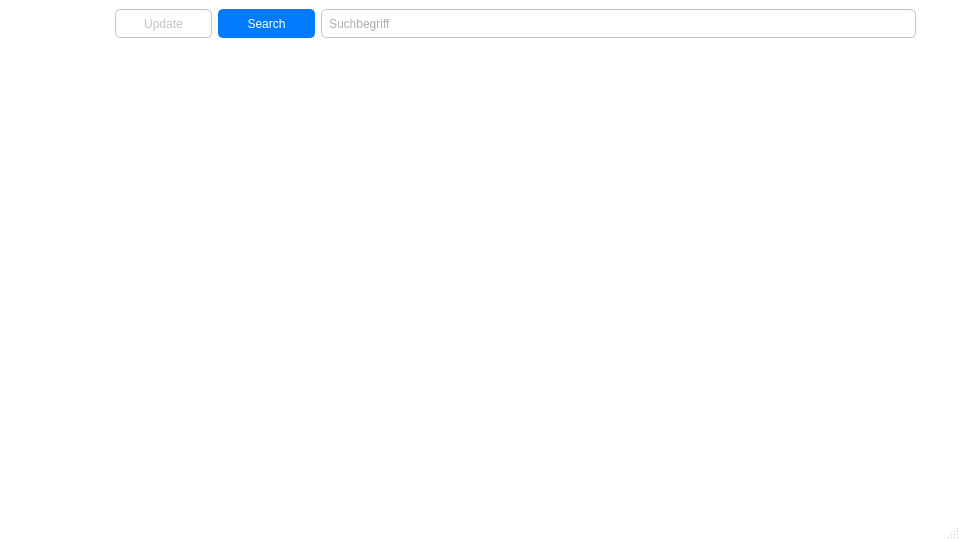
<?xml version="1.0" encoding="UTF-8"?>
<ui version="4.0">
 <class>MainWindow</class>
 <widget class="QMainWindow" name="MainWindow">
  <property name="enabled">
   <bool>true</bool>
  </property>
  <property name="geometry">
   <rect>
    <x>0</x>
    <y>0</y>
    <width>960</width>
    <height>540</height>
   </rect>
  </property>
  <property name="sizePolicy">
   <sizepolicy hsizetype="Expanding" vsizetype="Expanding">
    <horstretch>0</horstretch>
    <verstretch>0</verstretch>
   </sizepolicy>
  </property>
  <property name="windowTitle">
   <string>EFT-Quest Wiki</string>
  </property>
  <property name="styleSheet">
   <string notr="true">#MainWindow {
	background-color: rgb(255, 255, 255);
}
</string>
  </property>
  <property name="dockOptions">
   <set>QMainWindow::AllowNestedDocks|QMainWindow::AllowTabbedDocks|QMainWindow::AnimatedDocks</set>
  </property>
  <widget class="QWidget" name="centralwidget">
   <property name="enabled">
    <bool>true</bool>
   </property>
   <layout class="QGridLayout" name="gridLayout_3">
    <item row="0" column="0">
     <layout class="QGridLayout" name="gridLayout">
      <property name="sizeConstraint">
       <enum>QLayout::SetMaximumSize</enum>
      </property>
      <item row="1" column="2">
       <layout class="QGridLayout" name="gridLayout_2">
        <item row="1" column="0">
         <layout class="QHBoxLayout" name="horizontalLayout">
          <item>
           <widget class="QPushButton" name="btnUpdate">
            <property name="minimumSize">
             <size>
              <width>97</width>
              <height>29</height>
             </size>
            </property>
            <property name="cursor">
             <cursorShape>PointingHandCursor</cursorShape>
            </property>
            <property name="styleSheet">
             <string notr="true">QPushButton#btnUpdate {
	background-color: rgb(255,255,0255);
	height: 25px;
	border: 1px solid rgb(196, 196, 196);
	border-radius: 5px;
	color: rgb(196, 196, 196);
}

QPushButton#btnUpdate:hover {
    background-color: rgb(252, 186, 3);
	height: 25px;
	border: 1px solid rgb(252, 186, 3);
	border-radius: 5px;
	color: rgb(255,255,255);
}

QPushButton#btnUpdate:pressed {
    background-color: rgb(252, 186, 3);
	height: 25px;
	border: 1px solid rgb(252, 186, 3);
	border-radius: 5px;
	color: rgb(255,255,255);     
}
</string>
            </property>
            <property name="text">
             <string>Update</string>
            </property>
           </widget>
          </item>
          <item>
           <widget class="QPushButton" name="btnSearch">
            <property name="minimumSize">
             <size>
              <width>97</width>
              <height>0</height>
             </size>
            </property>
            <property name="palette">
             <palette>
              <active>
               <colorrole role="WindowText">
                <brush brushstyle="SolidPattern">
                 <color alpha="255">
                  <red>255</red>
                  <green>255</green>
                  <blue>255</blue>
                 </color>
                </brush>
               </colorrole>
               <colorrole role="Button">
                <brush brushstyle="SolidPattern">
                 <color alpha="255">
                  <red>0</red>
                  <green>123</green>
                  <blue>255</blue>
                 </color>
                </brush>
               </colorrole>
               <colorrole role="Text">
                <brush brushstyle="SolidPattern">
                 <color alpha="255">
                  <red>255</red>
                  <green>255</green>
                  <blue>255</blue>
                 </color>
                </brush>
               </colorrole>
               <colorrole role="ButtonText">
                <brush brushstyle="SolidPattern">
                 <color alpha="255">
                  <red>255</red>
                  <green>255</green>
                  <blue>255</blue>
                 </color>
                </brush>
               </colorrole>
               <colorrole role="Base">
                <brush brushstyle="SolidPattern">
                 <color alpha="255">
                  <red>0</red>
                  <green>123</green>
                  <blue>255</blue>
                 </color>
                </brush>
               </colorrole>
               <colorrole role="Window">
                <brush brushstyle="SolidPattern">
                 <color alpha="255">
                  <red>0</red>
                  <green>123</green>
                  <blue>255</blue>
                 </color>
                </brush>
               </colorrole>
               <colorrole role="HighlightedText">
                <brush brushstyle="SolidPattern">
                 <color alpha="255">
                  <red>0</red>
                  <green>179</green>
                  <blue>255</blue>
                 </color>
                </brush>
               </colorrole>
               <colorrole role="PlaceholderText">
                <brush brushstyle="NoBrush">
                 <color alpha="128">
                  <red>255</red>
                  <green>255</green>
                  <blue>255</blue>
                 </color>
                </brush>
               </colorrole>
              </active>
              <inactive>
               <colorrole role="WindowText">
                <brush brushstyle="SolidPattern">
                 <color alpha="255">
                  <red>255</red>
                  <green>255</green>
                  <blue>255</blue>
                 </color>
                </brush>
               </colorrole>
               <colorrole role="Button">
                <brush brushstyle="SolidPattern">
                 <color alpha="255">
                  <red>0</red>
                  <green>123</green>
                  <blue>255</blue>
                 </color>
                </brush>
               </colorrole>
               <colorrole role="Text">
                <brush brushstyle="SolidPattern">
                 <color alpha="255">
                  <red>255</red>
                  <green>255</green>
                  <blue>255</blue>
                 </color>
                </brush>
               </colorrole>
               <colorrole role="ButtonText">
                <brush brushstyle="SolidPattern">
                 <color alpha="255">
                  <red>255</red>
                  <green>255</green>
                  <blue>255</blue>
                 </color>
                </brush>
               </colorrole>
               <colorrole role="Base">
                <brush brushstyle="SolidPattern">
                 <color alpha="255">
                  <red>0</red>
                  <green>123</green>
                  <blue>255</blue>
                 </color>
                </brush>
               </colorrole>
               <colorrole role="Window">
                <brush brushstyle="SolidPattern">
                 <color alpha="255">
                  <red>0</red>
                  <green>123</green>
                  <blue>255</blue>
                 </color>
                </brush>
               </colorrole>
               <colorrole role="HighlightedText">
                <brush brushstyle="SolidPattern">
                 <color alpha="255">
                  <red>0</red>
                  <green>179</green>
                  <blue>255</blue>
                 </color>
                </brush>
               </colorrole>
               <colorrole role="PlaceholderText">
                <brush brushstyle="NoBrush">
                 <color alpha="128">
                  <red>255</red>
                  <green>255</green>
                  <blue>255</blue>
                 </color>
                </brush>
               </colorrole>
              </inactive>
              <disabled>
               <colorrole role="WindowText">
                <brush brushstyle="SolidPattern">
                 <color alpha="255">
                  <red>255</red>
                  <green>255</green>
                  <blue>255</blue>
                 </color>
                </brush>
               </colorrole>
               <colorrole role="Button">
                <brush brushstyle="SolidPattern">
                 <color alpha="255">
                  <red>0</red>
                  <green>123</green>
                  <blue>255</blue>
                 </color>
                </brush>
               </colorrole>
               <colorrole role="Text">
                <brush brushstyle="SolidPattern">
                 <color alpha="255">
                  <red>255</red>
                  <green>255</green>
                  <blue>255</blue>
                 </color>
                </brush>
               </colorrole>
               <colorrole role="ButtonText">
                <brush brushstyle="SolidPattern">
                 <color alpha="255">
                  <red>255</red>
                  <green>255</green>
                  <blue>255</blue>
                 </color>
                </brush>
               </colorrole>
               <colorrole role="Base">
                <brush brushstyle="SolidPattern">
                 <color alpha="255">
                  <red>0</red>
                  <green>123</green>
                  <blue>255</blue>
                 </color>
                </brush>
               </colorrole>
               <colorrole role="Window">
                <brush brushstyle="SolidPattern">
                 <color alpha="255">
                  <red>0</red>
                  <green>123</green>
                  <blue>255</blue>
                 </color>
                </brush>
               </colorrole>
               <colorrole role="HighlightedText">
                <brush brushstyle="SolidPattern">
                 <color alpha="255">
                  <red>0</red>
                  <green>179</green>
                  <blue>255</blue>
                 </color>
                </brush>
               </colorrole>
               <colorrole role="PlaceholderText">
                <brush brushstyle="NoBrush">
                 <color alpha="128">
                  <red>255</red>
                  <green>255</green>
                  <blue>255</blue>
                 </color>
                </brush>
               </colorrole>
              </disabled>
             </palette>
            </property>
            <property name="cursor">
             <cursorShape>PointingHandCursor</cursorShape>
            </property>
            <property name="styleSheet">
             <string notr="true">QPushButton#btnSearch {
	background-color: rgb(0,123,255);
	height: 25px;
	border: 2px solid rgb(0,123,255);
	border-radius: 5px;
	color: white;
}

QPushButton#btnSearch:hover {
	background-color: rgb(0, 179, 255);
	height: 25px;
	border: 2px solid rgb(0, 179, 255);
	border-radius: 5px;
	color: white;
}

QPushButton#btnSearch:pressed {
	background-color: rgb(0, 179, 255);
	height: 25px;
	border: 2px solid rgb(0, 179, 255);
	border-radius: 5px;
	color: white;
}</string>
            </property>
            <property name="text">
             <string>Search</string>
            </property>
           </widget>
          </item>
          <item>
           <widget class="QLineEdit" name="searchInput">
            <property name="maximumSize">
             <size>
              <width>16777215</width>
              <height>29</height>
             </size>
            </property>
            <property name="styleSheet">
             <string notr="true">height: 25px;
border: 1px solid rgb(196, 196, 196);
border-radius: 5px;
color: rgb(92, 92, 92);
padding-left: 5px;</string>
            </property>
            <property name="text">
             <string/>
            </property>
            <property name="placeholderText">
             <string>Suchbegriff</string>
            </property>
           </widget>
          </item>
          <item>
           <widget class="QPushButton" name="btnClear">
            <property name="minimumSize">
             <size>
              <width>29</width>
              <height>29</height>
             </size>
            </property>
            <property name="maximumSize">
             <size>
              <width>29</width>
              <height>29</height>
             </size>
            </property>
            <property name="cursor">
             <cursorShape>PointingHandCursor</cursorShape>
            </property>
            <property name="styleSheet">
             <string notr="true">background-color: white;
border-radius: 5px;
color: white;</string>
            </property>
            <property name="text">
             <string/>
            </property>
           </widget>
          </item>
         </layout>
        </item>
        <item row="2" column="0">
         <widget class="QStackedWidget" name="pages">
          <property name="sizePolicy">
           <sizepolicy hsizetype="Expanding" vsizetype="Expanding">
            <horstretch>0</horstretch>
            <verstretch>0</verstretch>
           </sizepolicy>
          </property>
          <property name="currentIndex">
           <number>4</number>
          </property>
          <widget class="QWidget" name="homePage">
           <layout class="QGridLayout" name="gridLayout_4">
            <item row="1" column="0">
             <widget class="QLabel" name="titleLabel">
              <property name="styleSheet">
               <string notr="true">font: 16pt &quot;Raleway&quot;;</string>
              </property>
              <property name="text">
               <string>Escape From Tarkov - Quest-Wiki</string>
              </property>
             </widget>
            </item>
            <item row="2" column="0">
             <widget class="QLabel" name="label">
              <property name="styleSheet">
               <string notr="true">font: 25 8pt &quot;Quicksand&quot;;</string>
              </property>
              <property name="text">
               <string>Welcome to the first version of the &quot;EFT Quest Wiki&quot;</string>
              </property>
             </widget>
            </item>
            <item row="3" column="0">
             <widget class="QTextBrowser" name="textBrowser">
              <property name="font">
               <font>
                <family>Quicksand</family>
               </font>
              </property>
              <property name="styleSheet">
               <string notr="true"/>
              </property>
              <property name="frameShape">
               <enum>QFrame::NoFrame</enum>
              </property>
              <property name="html">
               <string>&lt;!DOCTYPE HTML PUBLIC &quot;-//W3C//DTD HTML 4.0//EN&quot; &quot;http://www.w3.org/TR/REC-html40/strict.dtd&quot;&gt;
&lt;html&gt;&lt;head&gt;&lt;meta name=&quot;qrichtext&quot; content=&quot;1&quot; /&gt;&lt;style type=&quot;text/css&quot;&gt;
p, li { white-space: pre-wrap; }
&lt;/style&gt;&lt;/head&gt;&lt;body style=&quot; font-family:'Quicksand'; font-size:7.8pt; font-weight:400; font-style:normal;&quot;&gt;
&lt;p style=&quot; margin-top:0px; margin-bottom:0px; margin-left:0px; margin-right:0px; -qt-block-indent:0; text-indent:0px;&quot;&gt;&lt;span style=&quot; font-size:10pt; font-weight:600;&quot;&gt;Info&lt;/span&gt;&lt;/p&gt;
&lt;p style=&quot;-qt-paragraph-type:empty; margin-top:0px; margin-bottom:0px; margin-left:0px; margin-right:0px; -qt-block-indent:0; text-indent:0px; font-size:8pt;&quot;&gt;&lt;br /&gt;&lt;/p&gt;
&lt;p style=&quot; margin-top:0px; margin-bottom:0px; margin-left:0px; margin-right:0px; -qt-block-indent:0; text-indent:0px;&quot;&gt;&lt;span style=&quot; font-size:8pt;&quot;&gt;1. If u click on &amp;quot;Update&amp;quot; the programm will update all missions - all favorites will be lost and the programm will freeze but its still   working. The Updates lasts ~5min.&lt;/span&gt;&lt;/p&gt;
&lt;p style=&quot;-qt-paragraph-type:empty; margin-top:0px; margin-bottom:0px; margin-left:0px; margin-right:0px; -qt-block-indent:0; text-indent:0px; font-family:'MS Shell Dlg 2'; font-size:8pt;&quot;&gt;&lt;br /&gt;&lt;/p&gt;
&lt;p style=&quot; margin-top:0px; margin-bottom:0px; margin-left:0px; margin-right:0px; -qt-block-indent:0; text-indent:0px;&quot;&gt;&lt;span style=&quot; font-size:8pt;&quot;&gt;2. If u double click a mission the first time it will take a few seconds to load all pictures.&lt;/span&gt;&lt;/p&gt;
&lt;p style=&quot;-qt-paragraph-type:empty; margin-top:0px; margin-bottom:0px; margin-left:0px; margin-right:0px; -qt-block-indent:0; text-indent:0px;&quot;&gt;&lt;br /&gt;&lt;/p&gt;&lt;/body&gt;&lt;/html&gt;</string>
              </property>
             </widget>
            </item>
            <item row="4" column="0">
             <widget class="QLabel" name="label_2">
              <property name="font">
               <font>
                <family>Quicksand</family>
               </font>
              </property>
              <property name="text">
               <string>All data by &lt;a style=&quot;text-decoration: none;&quot; href=&quot;https://escapefromtarkov.gamepedia.com/Escape_from_Tarkov_Wiki&quot;&gt;GamePedia&lt;/a&gt;</string>
              </property>
              <property name="textFormat">
               <enum>Qt::MarkdownText</enum>
              </property>
              <property name="openExternalLinks">
               <bool>true</bool>
              </property>
             </widget>
            </item>
            <item row="3" column="1">
             <spacer name="horizontalSpacer_3">
              <property name="orientation">
               <enum>Qt::Horizontal</enum>
              </property>
              <property name="sizeHint" stdset="0">
               <size>
                <width>40</width>
                <height>20</height>
               </size>
              </property>
             </spacer>
            </item>
           </layout>
          </widget>
          <widget class="QWidget" name="listPage">
           <property name="sizePolicy">
            <sizepolicy hsizetype="Expanding" vsizetype="Expanding">
             <horstretch>0</horstretch>
             <verstretch>0</verstretch>
            </sizepolicy>
           </property>
           <layout class="QGridLayout" name="gridLayout_7">
            <item row="0" column="0">
             <widget class="QTableWidget" name="table">
              <property name="enabled">
               <bool>true</bool>
              </property>
              <property name="sizePolicy">
               <sizepolicy hsizetype="Preferred" vsizetype="Preferred">
                <horstretch>0</horstretch>
                <verstretch>0</verstretch>
               </sizepolicy>
              </property>
              <property name="palette">
               <palette>
                <active>
                 <colorrole role="Highlight">
                  <brush brushstyle="SolidPattern">
                   <color alpha="255">
                    <red>0</red>
                    <green>179</green>
                    <blue>255</blue>
                   </color>
                  </brush>
                 </colorrole>
                 <colorrole role="HighlightedText">
                  <brush brushstyle="SolidPattern">
                   <color alpha="255">
                    <red>255</red>
                    <green>255</green>
                    <blue>255</blue>
                   </color>
                  </brush>
                 </colorrole>
                </active>
                <inactive>
                 <colorrole role="Highlight">
                  <brush brushstyle="SolidPattern">
                   <color alpha="255">
                    <red>0</red>
                    <green>179</green>
                    <blue>255</blue>
                   </color>
                  </brush>
                 </colorrole>
                 <colorrole role="HighlightedText">
                  <brush brushstyle="SolidPattern">
                   <color alpha="255">
                    <red>255</red>
                    <green>255</green>
                    <blue>255</blue>
                   </color>
                  </brush>
                 </colorrole>
                </inactive>
                <disabled>
                 <colorrole role="Highlight">
                  <brush brushstyle="SolidPattern">
                   <color alpha="255">
                    <red>0</red>
                    <green>120</green>
                    <blue>215</blue>
                   </color>
                  </brush>
                 </colorrole>
                 <colorrole role="HighlightedText">
                  <brush brushstyle="SolidPattern">
                   <color alpha="255">
                    <red>255</red>
                    <green>255</green>
                    <blue>255</blue>
                   </color>
                  </brush>
                 </colorrole>
                </disabled>
               </palette>
              </property>
              <property name="font">
               <font>
                <pointsize>9</pointsize>
               </font>
              </property>
              <property name="layoutDirection">
               <enum>Qt::LeftToRight</enum>
              </property>
              <property name="styleSheet">
               <string notr="true">border: 1px solid rgb(196, 196, 196);
border-radius: 5px;</string>
              </property>
              <property name="horizontalScrollBarPolicy">
               <enum>Qt::ScrollBarAsNeeded</enum>
              </property>
              <property name="sizeAdjustPolicy">
               <enum>QAbstractScrollArea::AdjustToContents</enum>
              </property>
              <property name="editTriggers">
               <set>QAbstractItemView::NoEditTriggers</set>
              </property>
              <property name="showDropIndicator" stdset="0">
               <bool>false</bool>
              </property>
              <property name="dragEnabled">
               <bool>false</bool>
              </property>
              <property name="dragDropMode">
               <enum>QAbstractItemView::NoDragDrop</enum>
              </property>
              <property name="selectionMode">
               <enum>QAbstractItemView::SingleSelection</enum>
              </property>
              <property name="selectionBehavior">
               <enum>QAbstractItemView::SelectItems</enum>
              </property>
              <property name="showGrid">
               <bool>false</bool>
              </property>
              <property name="gridStyle">
               <enum>Qt::NoPen</enum>
              </property>
              <property name="sortingEnabled">
               <bool>true</bool>
              </property>
              <property name="cornerButtonEnabled">
               <bool>false</bool>
              </property>
              <attribute name="horizontalHeaderStretchLastSection">
               <bool>true</bool>
              </attribute>
              <attribute name="verticalHeaderVisible">
               <bool>false</bool>
              </attribute>
             </widget>
            </item>
           </layout>
           <widget class="QLabel" name="statusText">
            <property name="geometry">
             <rect>
              <x>550</x>
              <y>340</y>
              <width>25</width>
              <height>16</height>
             </rect>
            </property>
            <property name="sizePolicy">
             <sizepolicy hsizetype="Preferred" vsizetype="Preferred">
              <horstretch>0</horstretch>
              <verstretch>0</verstretch>
             </sizepolicy>
            </property>
            <property name="text">
             <string>Text</string>
            </property>
            <property name="textFormat">
             <enum>Qt::RichText</enum>
            </property>
            <property name="openExternalLinks">
             <bool>false</bool>
            </property>
            <property name="textInteractionFlags">
             <set>Qt::TextBrowserInteraction</set>
            </property>
           </widget>
          </widget>
          <widget class="QWidget" name="favoritesPage">
           <layout class="QGridLayout" name="gridLayout_8">
            <item row="1" column="0" colspan="4">
             <widget class="Line" name="line_2">
              <property name="sizePolicy">
               <sizepolicy hsizetype="Expanding" vsizetype="Fixed">
                <horstretch>0</horstretch>
                <verstretch>0</verstretch>
               </sizepolicy>
              </property>
              <property name="orientation">
               <enum>Qt::Horizontal</enum>
              </property>
             </widget>
            </item>
            <item row="0" column="0">
             <widget class="QTextBrowser" name="textBrowser_1">
              <property name="font">
               <font>
                <family>Quicksand</family>
                <pointsize>9</pointsize>
               </font>
              </property>
              <property name="styleSheet">
               <string notr="true"/>
              </property>
              <property name="frameShape">
               <enum>QFrame::NoFrame</enum>
              </property>
              <property name="html">
               <string>&lt;!DOCTYPE HTML PUBLIC &quot;-//W3C//DTD HTML 4.0//EN&quot; &quot;http://www.w3.org/TR/REC-html40/strict.dtd&quot;&gt;
&lt;html&gt;&lt;head&gt;&lt;meta name=&quot;qrichtext&quot; content=&quot;1&quot; /&gt;&lt;style type=&quot;text/css&quot;&gt;
p, li { white-space: pre-wrap; }
&lt;/style&gt;&lt;/head&gt;&lt;body style=&quot; font-family:'Quicksand'; font-size:9pt; font-weight:400; font-style:normal;&quot;&gt;
&lt;p style=&quot;-qt-paragraph-type:empty; margin-top:0px; margin-bottom:0px; margin-left:0px; margin-right:0px; -qt-block-indent:0; text-indent:0px; font-family:'MS Shell Dlg 2'; font-size:12pt;&quot;&gt;&lt;br /&gt;&lt;/p&gt;&lt;/body&gt;&lt;/html&gt;</string>
              </property>
             </widget>
            </item>
            <item row="0" column="1">
             <widget class="Line" name="line">
              <property name="sizePolicy">
               <sizepolicy hsizetype="Fixed" vsizetype="Expanding">
                <horstretch>0</horstretch>
                <verstretch>0</verstretch>
               </sizepolicy>
              </property>
              <property name="styleSheet">
               <string notr="true"/>
              </property>
              <property name="orientation">
               <enum>Qt::Vertical</enum>
              </property>
             </widget>
            </item>
            <item row="3" column="0">
             <widget class="QTextBrowser" name="textBrowser_3">
              <property name="font">
               <font>
                <family>Quicksand</family>
                <pointsize>9</pointsize>
               </font>
              </property>
              <property name="styleSheet">
               <string notr="true"/>
              </property>
              <property name="frameShape">
               <enum>QFrame::NoFrame</enum>
              </property>
             </widget>
            </item>
            <item row="3" column="2">
             <widget class="QTextBrowser" name="textBrowser_4">
              <property name="font">
               <font>
                <family>Quicksand</family>
                <pointsize>9</pointsize>
               </font>
              </property>
              <property name="styleSheet">
               <string notr="true"/>
              </property>
              <property name="frameShape">
               <enum>QFrame::NoFrame</enum>
              </property>
             </widget>
            </item>
            <item row="0" column="2">
             <widget class="QTextBrowser" name="textBrowser_2">
              <property name="font">
               <font>
                <family>Quicksand</family>
                <pointsize>9</pointsize>
               </font>
              </property>
              <property name="styleSheet">
               <string notr="true"/>
              </property>
              <property name="frameShape">
               <enum>QFrame::NoFrame</enum>
              </property>
             </widget>
            </item>
            <item row="3" column="1">
             <widget class="Line" name="line_3">
              <property name="orientation">
               <enum>Qt::Vertical</enum>
              </property>
             </widget>
            </item>
           </layout>
          </widget>
          <widget class="QWidget" name="settingsPage">
           <widget class="QGroupBox" name="groupBox">
            <property name="geometry">
             <rect>
              <x>10</x>
              <y>10</y>
              <width>191</width>
              <height>201</height>
             </rect>
            </property>
            <property name="font">
             <font>
              <family>Quicksand</family>
             </font>
            </property>
            <property name="title">
             <string>List columns</string>
            </property>
            <widget class="QWidget" name="formLayoutWidget">
             <property name="geometry">
              <rect>
               <x>10</x>
               <y>20</y>
               <width>171</width>
               <height>175</height>
              </rect>
             </property>
             <layout class="QFormLayout" name="formLayout">
              <item row="0" column="0">
               <widget class="QCheckBox" name="missionNameCheckbox">
                <property name="font">
                 <font>
                  <family>Quicksand</family>
                 </font>
                </property>
                <property name="text">
                 <string>Missionname</string>
                </property>
                <property name="checked">
                 <bool>true</bool>
                </property>
               </widget>
              </item>
              <item row="1" column="0">
               <widget class="QCheckBox" name="vendorCheckbox">
                <property name="font">
                 <font>
                  <family>Quicksand</family>
                 </font>
                </property>
                <property name="text">
                 <string>Vendor</string>
                </property>
                <property name="checked">
                 <bool>true</bool>
                </property>
               </widget>
              </item>
              <item row="2" column="0">
               <widget class="QCheckBox" name="mapCheckbox">
                <property name="font">
                 <font>
                  <family>Quicksand</family>
                 </font>
                </property>
                <property name="text">
                 <string>Map</string>
                </property>
                <property name="checked">
                 <bool>true</bool>
                </property>
               </widget>
              </item>
              <item row="3" column="0">
               <widget class="QCheckBox" name="expCheckbox">
                <property name="font">
                 <font>
                  <family>Quicksand</family>
                 </font>
                </property>
                <property name="text">
                 <string>EXP</string>
                </property>
                <property name="checked">
                 <bool>true</bool>
                </property>
               </widget>
              </item>
              <item row="4" column="0">
               <widget class="QCheckBox" name="roublesCheckbox">
                <property name="font">
                 <font>
                  <family>Quicksand</family>
                 </font>
                </property>
                <property name="text">
                 <string>Roubles</string>
                </property>
                <property name="checked">
                 <bool>true</bool>
                </property>
               </widget>
              </item>
              <item row="5" column="0">
               <widget class="QCheckBox" name="repCheckbox">
                <property name="font">
                 <font>
                  <family>Quicksand</family>
                 </font>
                </property>
                <property name="text">
                 <string>Rep</string>
                </property>
                <property name="checked">
                 <bool>true</bool>
                </property>
               </widget>
              </item>
             </layout>
            </widget>
           </widget>
           <widget class="QLabel" name="label_3">
            <property name="geometry">
             <rect>
              <x>10</x>
              <y>220</y>
              <width>191</width>
              <height>16</height>
             </rect>
            </property>
            <property name="font">
             <font>
              <family>Quicksand</family>
             </font>
            </property>
            <property name="text">
             <string>All data by &lt;a href=&quot;https://escapefromtarkov.gamepedia.com/Escape_from_Tarkov_Wiki&quot;&gt;GamePedia&lt;/a&gt;</string>
            </property>
            <property name="textFormat">
             <enum>Qt::MarkdownText</enum>
            </property>
            <property name="openExternalLinks">
             <bool>true</bool>
            </property>
           </widget>
          </widget>
          <widget class="QWidget" name="missionDetailPage">
           <layout class="QGridLayout" name="gridLayout_9">
            <item row="0" column="0">
             <widget class="QTextBrowser" name="textBrowser_5">
              <property name="font">
               <font>
                <family>Quicksand</family>
                <pointsize>8</pointsize>
               </font>
              </property>
              <property name="styleSheet">
               <string notr="true">border: none;</string>
              </property>
              <property name="openExternalLinks">
               <bool>true</bool>
              </property>
             </widget>
            </item>
           </layout>
          </widget>
         </widget>
        </item>
       </layout>
      </item>
      <item row="1" column="0">
       <layout class="QGridLayout" name="gridLayout_5">
        <item row="0" column="1">
         <spacer name="verticalSpacer">
          <property name="orientation">
           <enum>Qt::Vertical</enum>
          </property>
          <property name="sizeType">
           <enum>QSizePolicy::Fixed</enum>
          </property>
          <property name="sizeHint" stdset="0">
           <size>
            <width>20</width>
            <height>29</height>
           </size>
          </property>
         </spacer>
        </item>
        <item row="1" column="1">
         <layout class="QVBoxLayout" name="verticalLayout_2">
          <property name="spacing">
           <number>25</number>
          </property>
          <property name="rightMargin">
           <number>0</number>
          </property>
          <property name="bottomMargin">
           <number>0</number>
          </property>
          <item>
           <widget class="QPushButton" name="pushButton_1">
            <property name="minimumSize">
             <size>
              <width>70</width>
              <height>70</height>
             </size>
            </property>
            <property name="maximumSize">
             <size>
              <width>70</width>
              <height>70</height>
             </size>
            </property>
            <property name="cursor">
             <cursorShape>PointingHandCursor</cursorShape>
            </property>
            <property name="styleSheet">
             <string notr="true">QPushButton#pushButton_1 {
background-color: rgb(255,255,255);
border: 2px solid rgb(255,255,255);
border-radius: 35px;
color: white;
}

QPushButton#pushButton_1:hover {
background-color: rgb(242, 242, 242);
border: 2px solid rgb(242, 242, 242);
border-radius: 35px;
color: white;
}

QPushButton#pushButton_1:pressed {
background-color: rgb(242, 242, 242);
border: 2px solid rgb(242, 242, 242);
border-radius: 35px;
color: white;
}</string>
            </property>
            <property name="text">
             <string/>
            </property>
            <property name="iconSize">
             <size>
              <width>40</width>
              <height>40</height>
             </size>
            </property>
           </widget>
          </item>
          <item>
           <widget class="QPushButton" name="pushButton_2">
            <property name="minimumSize">
             <size>
              <width>70</width>
              <height>70</height>
             </size>
            </property>
            <property name="maximumSize">
             <size>
              <width>70</width>
              <height>70</height>
             </size>
            </property>
            <property name="cursor">
             <cursorShape>PointingHandCursor</cursorShape>
            </property>
            <property name="styleSheet">
             <string notr="true">QPushButton#pushButton_2 {
background-color: rgb(255,255,255);
border: 2px solid rgb(255,255,255);
border-radius: 35px;
color: white;
}

QPushButton#pushButton_2:hover {
background-color: rgb(242, 242, 242);
border: 2px solid rgb(242, 242, 242);
border-radius: 35px;
color: white;
}

QPushButton#pushButton_2:pressed {
background-color: rgb(242, 242, 242);
border: 2px solid rgb(242, 242, 242);
border-radius: 35px;
color: white;
}</string>
            </property>
            <property name="text">
             <string/>
            </property>
            <property name="iconSize">
             <size>
              <width>40</width>
              <height>40</height>
             </size>
            </property>
           </widget>
          </item>
          <item>
           <widget class="QPushButton" name="pushButton_3">
            <property name="minimumSize">
             <size>
              <width>70</width>
              <height>70</height>
             </size>
            </property>
            <property name="maximumSize">
             <size>
              <width>70</width>
              <height>70</height>
             </size>
            </property>
            <property name="cursor">
             <cursorShape>PointingHandCursor</cursorShape>
            </property>
            <property name="styleSheet">
             <string notr="true">QPushButton#pushButton_3 {
background-color: rgb(255,255,255);
border: 2px solid rgb(255,255,255);
border-radius: 35px;
color: white;
}

QPushButton#pushButton_3:hover {
background-color: rgb(242, 242, 242);
border: 2px solid rgb(242, 242, 242);
border-radius: 35px;
color: white;
}

QPushButton#pushButton_3:pressed {
background-color: rgb(242, 242, 242);
border: 2px solid rgb(242, 242, 242);
border-radius: 35px;
color: white;
}</string>
            </property>
            <property name="text">
             <string/>
            </property>
            <property name="iconSize">
             <size>
              <width>40</width>
              <height>40</height>
             </size>
            </property>
           </widget>
          </item>
          <item>
           <widget class="QPushButton" name="pushButton_4">
            <property name="minimumSize">
             <size>
              <width>70</width>
              <height>70</height>
             </size>
            </property>
            <property name="maximumSize">
             <size>
              <width>70</width>
              <height>70</height>
             </size>
            </property>
            <property name="cursor">
             <cursorShape>PointingHandCursor</cursorShape>
            </property>
            <property name="styleSheet">
             <string notr="true">QPushButton#pushButton_4 {
background-color: rgb(255,255,255);
border: 2px solid rgb(255,255,255);
border-radius: 35px;
color: white;
}

QPushButton#pushButton_4:hover {
background-color: rgb(242, 242, 242);
border: 2px solid rgb(242, 242, 242);
border-radius: 35px;
color: white;
}

QPushButton#pushButton_4:pressed {
background-color: rgb(242, 242, 242);
border: 2px solid rgb(242, 242, 242);
border-radius: 35px;
color: white;
}</string>
            </property>
            <property name="text">
             <string/>
            </property>
            <property name="iconSize">
             <size>
              <width>40</width>
              <height>40</height>
             </size>
            </property>
           </widget>
          </item>
         </layout>
        </item>
        <item row="0" column="0">
         <spacer name="horizontalSpacer_2">
          <property name="orientation">
           <enum>Qt::Horizontal</enum>
          </property>
          <property name="sizeType">
           <enum>QSizePolicy::Fixed</enum>
          </property>
          <property name="sizeHint" stdset="0">
           <size>
            <width>15</width>
            <height>20</height>
           </size>
          </property>
         </spacer>
        </item>
       </layout>
      </item>
      <item row="1" column="1">
       <spacer name="horizontalSpacer">
        <property name="orientation">
         <enum>Qt::Horizontal</enum>
        </property>
        <property name="sizeType">
         <enum>QSizePolicy::Fixed</enum>
        </property>
        <property name="sizeHint" stdset="0">
         <size>
          <width>15</width>
          <height>10</height>
         </size>
        </property>
       </spacer>
      </item>
     </layout>
    </item>
   </layout>
  </widget>
  <widget class="QMenuBar" name="menubar">
   <property name="geometry">
    <rect>
     <x>0</x>
     <y>0</y>
     <width>960</width>
     <height>26</height>
    </rect>
   </property>
  </widget>
  <widget class="QStatusBar" name="statusbar">
   <property name="enabled">
    <bool>false</bool>
   </property>
   <property name="styleSheet">
    <string notr="true"/>
   </property>
  </widget>
 </widget>
 <resources/>
 <connections>
  <connection>
   <sender>btnClear</sender>
   <signal>clicked()</signal>
   <receiver>searchInput</receiver>
   <slot>clear()</slot>
   <hints>
    <hint type="sourcelabel">
     <x>891</x>
     <y>52</y>
    </hint>
    <hint type="destinationlabel">
     <x>583</x>
     <y>53</y>
    </hint>
   </hints>
  </connection>
 </connections>
</ui>
